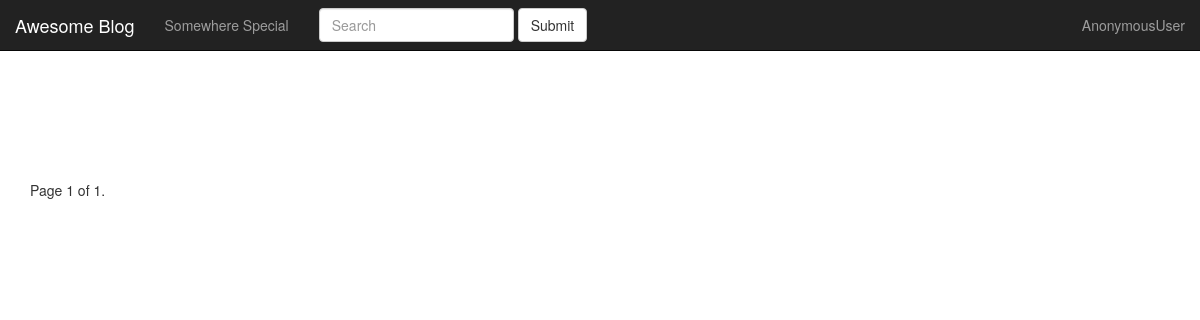
Page /posts/list/ on the earlier database version.
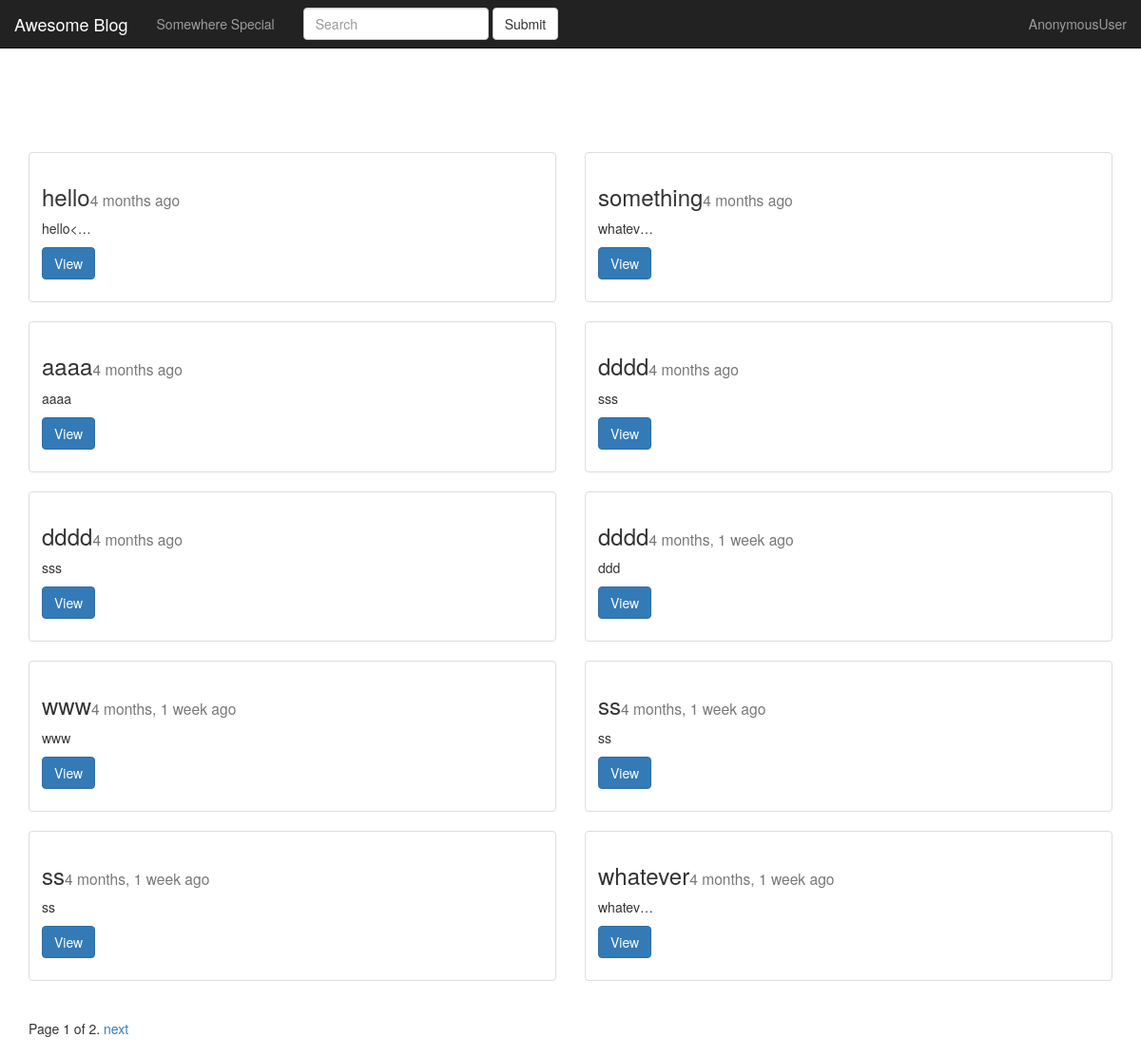
Same page on the later database version.
### posts/models.py (models this page shows, shortened)
class Post(models.Model):
	author = models.ForeignKey(User, default=1)
	title = models.CharField(max_length=100)
	image = models.ImageField(upload_to="blog_images", null=True, blank=True)
	slug = models.SlugField(unique=True, null=True)
	content = models.TextField()
	draft = models.BooleanField(default=False)
	publish = models.DateField()
	timestamp = models.DateTimeField(auto_now_add=True)
	updated = models.DateTimeField(auto_now=True)
	def get_absolute_url(self):
		return reverse("posts:detail", kwargs={"slug": self.slug})
	class Meta:
		ordering = ['-timestamp', '-updated']

### posts/views.py (the view, shortened to what this page needs)
def post_list(request):
    today = timezone.now().date()
    if request.user.is_staff or request.user.is_superuser:
        obj_list = Post.objects.all()
    else:
        obj_list = Post.objects.filter(draft=False).filter(publish__lte=today)
    query = request.GET.get("q")
    paginator = Paginator(obj_list, 10)
    page = request.GET.get('page')
    try:
        objs = paginator.page(page)
    except PageNotAnInteger:
        objs = paginator.page(1)
    except EmptyPage:
        objs = paginator.page(paginator.num_pages)
    context = {
        "post_list": objs,
        "today": today,
    }
    return render(request, 'post_list.html', context)

### posts/templates/post_list.html (shortened to what this page needs)
{% extends "base.html" %}
{% block content %}
<br><br>
<div class="row">
<br><br>
{% for x in post_list %}
	<div class="col-sm-6">
		<div class="thumbnail">
			<div class="caption">
				<h3>{{x.title}}<small>{{x.publish|timesince}} ago</small></h3>
				<p>{{x.content|linebreaks|truncatechars:10}}</p>
				<p>
					<a href="{{x.get_absolute_url}}" class="btn btn-primary">View</a>
				</p>
			</div>
		</div>
	</div>
{% endfor %}
</div>
<div class="pagination">
    <span class="step-links">
        <span class="current">
            Page {{ post_list.number }} of {{ post_list.paginator.num_pages }}.
        </span>
        {% if post_list.has_next %}
            <a href="?page={{ post_list.next_page_number }}&q={{request.GET.q}}">next</a>
        {% endif %}
    </span>
</div>
{% endblock content %}

Differences in the rows shown:
added Post: title "hello", publish "4 months", content "hello<…"
added Post: title "something", publish "4 months", content "whatev…"
added Post: title "aaaa", publish "4 months", content "aaaa"
added Post: title "dddd", publish "4 months", content "sss"
added Post: title "dddd", publish "4 months", content "sss"
now on this page (row edited): Post: title "dddd", publish "4 months, 1 week", content "ddd"
now on this page (row edited): Post: title "www", publish "4 months, 1 week", content "www"
now on this page (row edited): Post: title "ss", publish "4 months, 1 week", content "ss"
now on this page (row edited): Post: title "ss", publish "4 months, 1 week", content "ss"
now on this page (row edited): Post: title "whatever", publish "4 months, 1 week", content "whatev…"
Other differences:
{{ post_list.paginator.num_pages }}: "1" → "2"
text now shown: "next"
